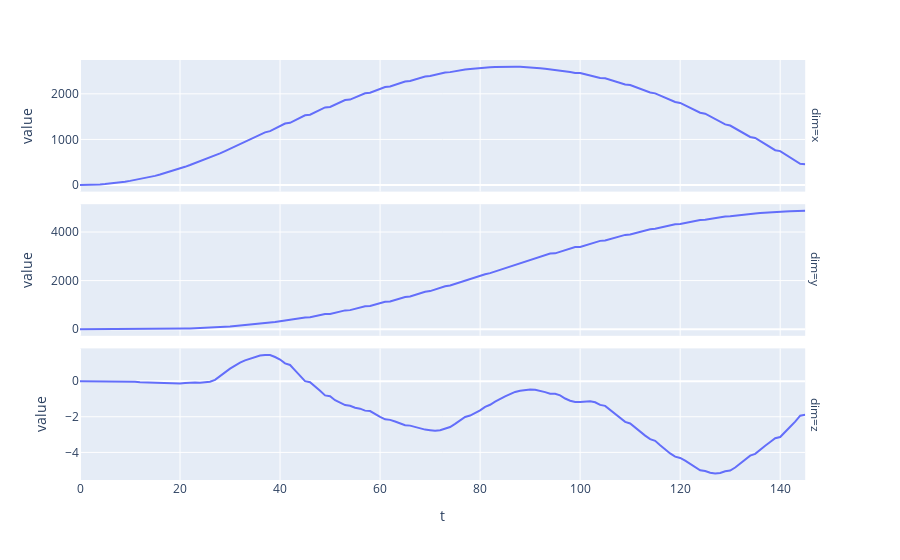

The code cell stored with this chart in its notebook:
### Code cell
fig = ex.line(df.melt(['t'], ['x', 'y', 'z'], 'dim', 'value'), x='t', y='value', facet_row='dim')
fig.update_yaxes(matches=None)
fig

### Figure 1 — Plotly figure (JSON) as saved in the notebook; plotly's stock layout.template omitted (floating-point values rounded to 4 significant figures; data arrays with more than 128 entries replaced by an {"elided": "..."} marker saying what was removed)
{"data": [{"hovertemplate": "dim=x<br>t=%{x}<br>value=%{y}<extra></extra>", "legendgroup": "", "line": {"color": "#636efa", "dash": "solid"}, "marker": {"symbol": "circle"}, "mode": "lines", "name": "", "orientation": "v", "showlegend": false, "type": "scatter", "x": {"elided": "146 int values"}, "xaxis": "x3", "y": {"elided": "146 float values"}, "yaxis": "y3"}, {"hovertemplate": "dim=y<br>t=%{x}<br>value=%{y}<extra></extra>", "legendgroup": "", "line": {"color": "#636efa", "dash": "solid"}, "marker": {"symbol": "circle"}, "mode": "lines", "name": "", "orientation": "v", "showlegend": false, "type": "scatter", "x": {"elided": "146 int values"}, "xaxis": "x2", "y": {"elided": "146 float values"}, "yaxis": "y2"}, {"hovertemplate": "dim=z<br>t=%{x}<br>value=%{y}<extra></extra>", "legendgroup": "", "line": {"color": "#636efa", "dash": "solid"}, "marker": {"symbol": "circle"}, "mode": "lines", "name": "", "orientation": "v", "showlegend": false, "type": "scatter", "x": {"elided": "146 int values"}, "xaxis": "x", "y": {"elided": "146 float values"}, "yaxis": "y"}], "layout": {"annotations": [{"font": {}, "showarrow": false, "text": "dim=z", "textangle": 90, "x": 0.98, "xanchor": "left", "xref": "paper", "y": 0.1567, "yanchor": "middle", "yref": "paper"}, {"font": {}, "showarrow": false, "text": "dim=y", "textangle": 90, "x": 0.98, "xanchor": "left", "xref": "paper", "y": 0.5, "yanchor": "middle", "yref": "paper"}, {"font": {}, "showarrow": false, "text": "dim=x", "textangle": 90, "x": 0.98, "xanchor": "left", "xref": "paper", "y": 0.8433, "yanchor": "middle", "yref": "paper"}], "autosize": true, "legend": {"tracegroupgap": 0}, "margin": {"t": 60}, "xaxis": {"anchor": "y", "autorange": true, "domain": [0, 0.98], "range": [0, 145], "title": {"text": "t"}, "type": "linear"}, "xaxis2": {"anchor": "y2", "autorange": true, "domain": [0, 0.98], "matches": "x", "range": [0, 145], "showticklabels": false, "type": "linear"}, "xaxis3": {"anchor": "y3", "autorange": true, "domain": [0, 0.98], "matches": "x", "range": [0, 145], "showticklabels": false, "type": "linear"}, "yaxis": {"anchor": "x", "autorange": true, "domain": [0, 0.3133], "range": [-5.549, 1.838], "title": {"text": "value"}, "type": "linear"}, "yaxis2": {"anchor": "x2", "autorange": true, "domain": [0.3433, 0.6567], "range": [-270.8, 5145.0], "title": {"text": "value"}, "type": "linear"}, "yaxis3": {"anchor": "x3", "autorange": true, "domain": [0.6867, 1.0], "range": [-144.3, 2742.0], "title": {"text": "value"}, "type": "linear"}}}
